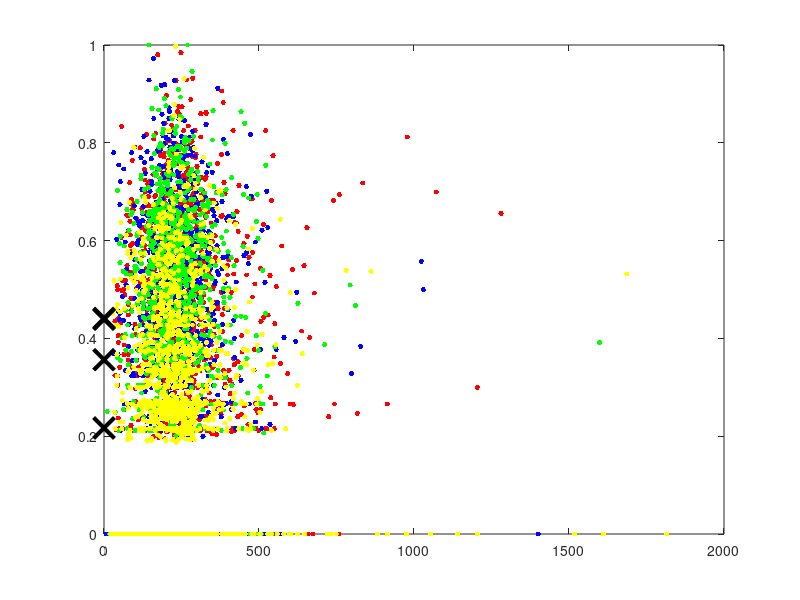

This chart was generated by the following MATLAB code: (Note: this script raises an error after producing the figure.)
%Import the data
addpath('../Data');
disp(sprintf('\nimporting dataset...'));
data = dlmread('data-numeric-only.csv', ',', 2, 0);
labels = {'duration', 'end of fade in', 'key', 'loudness', 'mode', 'song hotness', 'start of fade out', 'tempo', 'time signature', 'year'};

%Take only the data we want and format as a matrix
D = data(:, [2:3, 5:12]);
D2 = D;

%normalize Data
for j = 1:size(D,2)
    D(:,j) = ( (D(:,j)-min(D(:,j)) )./(max(D(:,j))-min(D(:,j))));
end

%run k means
disp(sprintf('Running 4 Cluster K-Means...'));
[idx,C] = kmeans(D,4);

disp(sprintf('Plotting Data...'));

%Plot The Clusters
for i = 1:(size(D,2)-1)
    figure;
    plot(D2(idx==1,i),D2(idx==1,6),'r.','MarkerSize',12)
    hold on
    plot(D2(idx==2,i),D2(idx==2,6),'b.','MarkerSize',12)
    plot(D2(idx==3,i),D2(idx==3,6),'g.','MarkerSize',12)
    plot(D2(idx==4,i),D2(idx==4,6),'y.','MarkerSize',12)
    plot(C(:,i),C(:,6),'kx',...
         'MarkerSize',15,'LineWidth',3)
    legend('Cluster 1','Cluster 2','cluster 3','cluster 4','Centroids',...
           'Location','NW')
    xlabel(labels(i));
    ylabel(labels(6));
    title 'Cluster Assignments and Centroids'
    hold off
end
